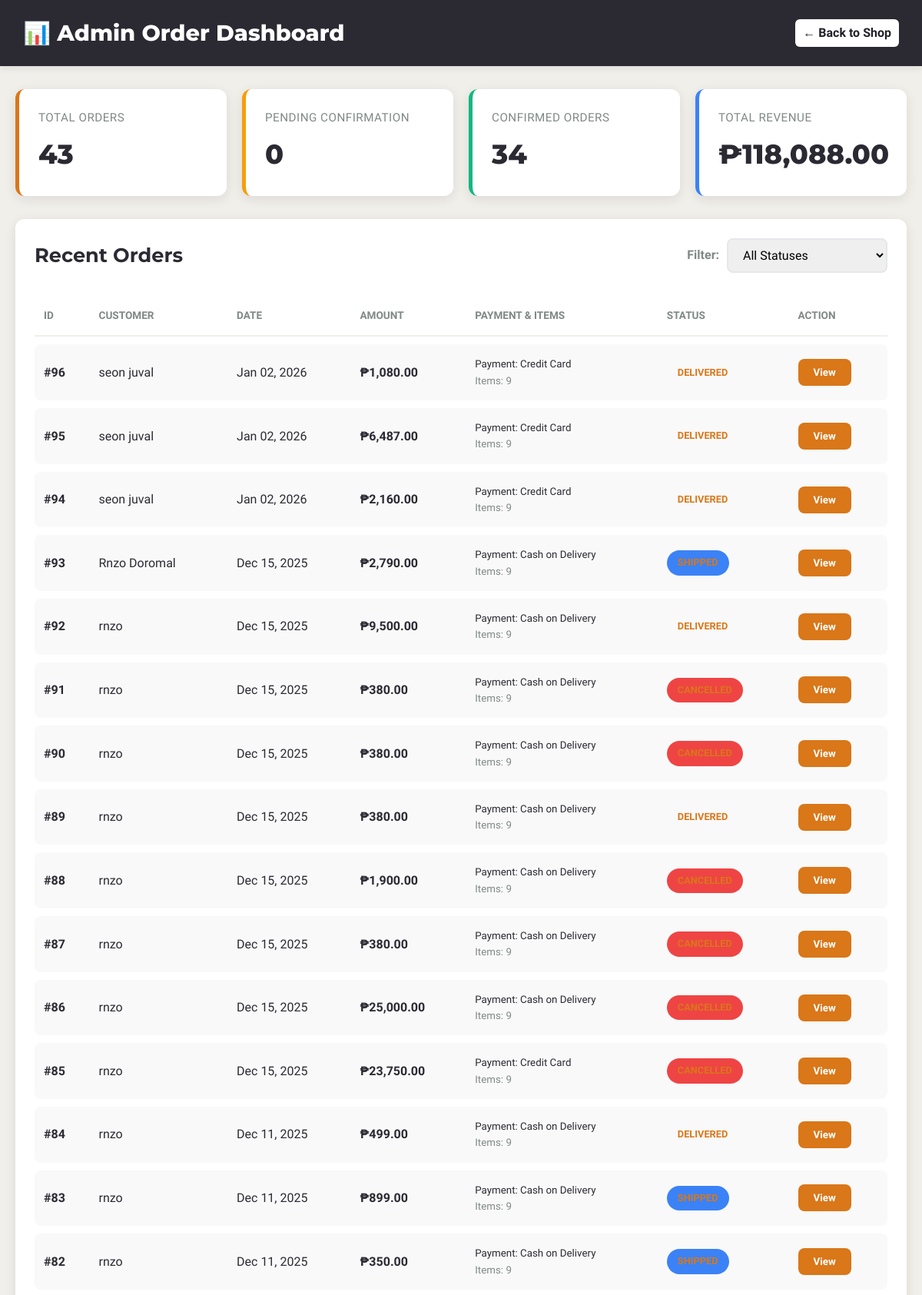
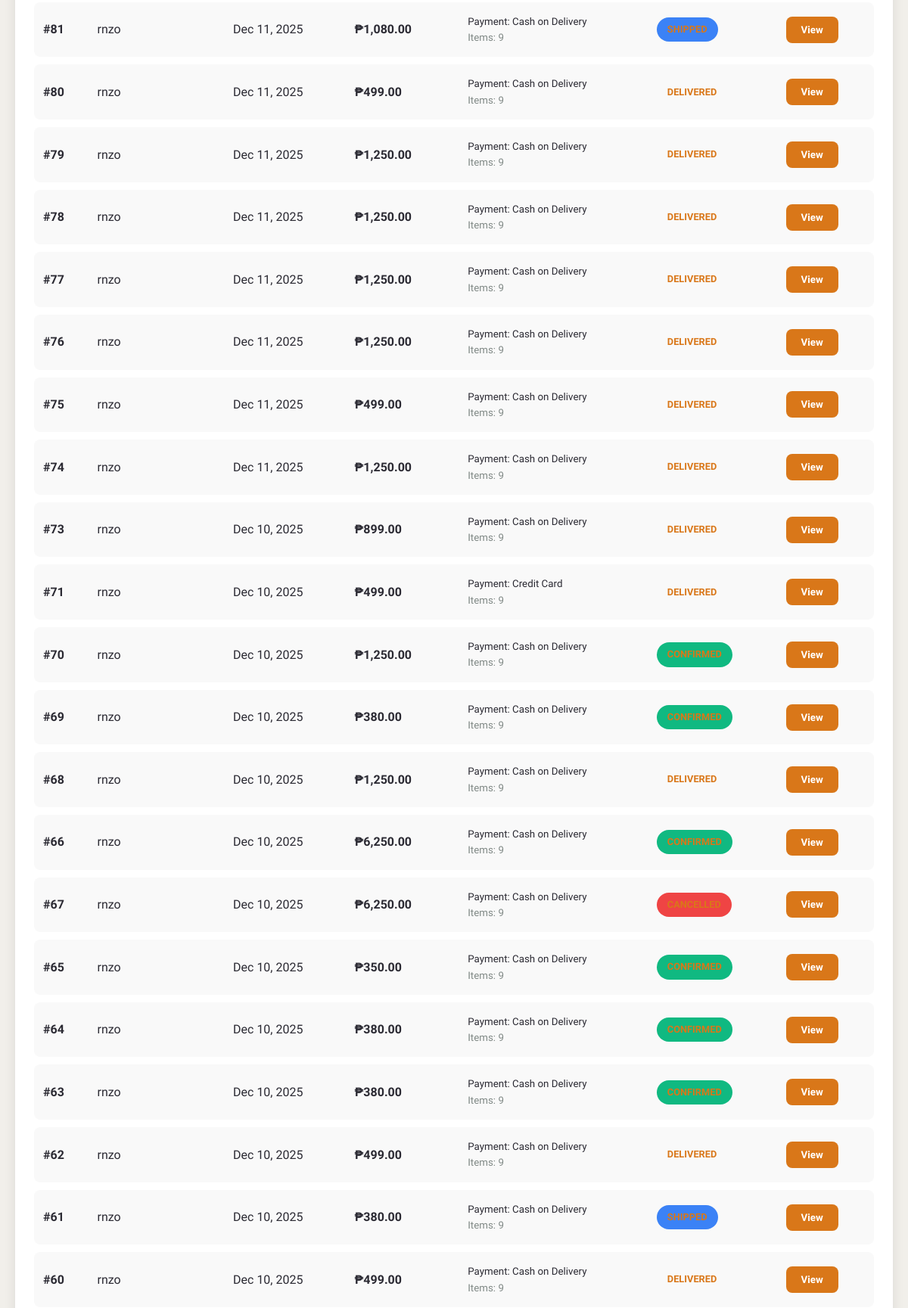
Page /orderdash.php (signed in, upper part) on the committed database (2 pictures, top to bottom).
### tables this page shows
CREATE TABLE `payment` (
  `Payment_ID` int(11) NOT NULL,
  `Order_ID` int(11) NOT NULL,
  `User_ID` int(11) DEFAULT NULL,
  `Customer_Name` varchar(255) DEFAULT NULL,
  `Method` varchar(255) NOT NULL,
  `Quantity` int(11) NOT NULL,
  `Price` int(11) NOT NULL,
  `Amount` int(11) NOT NULL,
  `Total_Amount` decimal(10,2) DEFAULT NULL,
  `Status` varchar(255) NOT NULL,
  `Order_Status` varchar(100) DEFAULT NULL,
  `Reference_Num` varchar(255) NOT NULL,
  `Order_Details` text DEFAULT NULL,
  `Shipping_Address` text DEFAULT NULL,
  `Order_Date` datetime DEFAULT NULL
);

### orderdash.php (the view, shortened to what this page needs)
<?php
include 'db_connect.php';
$orders = [];
try {
    $sql = "SELECT p.*, u.Name AS UserName, u.Email AS UserEmail
            FROM payment p
            LEFT JOIN user u ON p.User_ID = u.User_ID
            ORDER BY p.Order_Date DESC";
    $stmt = $pdo->query($sql);
    $orders = $stmt->fetchAll(PDO::FETCH_ASSOC);
} catch (PDOException $e) {
    error_log("Error fetching orders: " . $e->getMessage());
    $error_message = "Could not load orders. Database error: " . $e->getMessage();
}
?>
<!DOCTYPE html>
<html lang="en">
<head>
</head>
<body>
    <div class="dashboard-header">
      <span class="header-title">📊 Admin Order Dashboard</span>
              <a href="dashboard.php" style="color: #23202a; text-decoration:none; background-color: white; padding: 5px 10px; border-radius: 6px; font-weight: 600;">&larr; Back to Shop</a>
    </div>
    <div class="dashboard-container">
      <div class="stats-grid">
        <div class="stat-card total">
          <div class="stat-title">Total Orders</div>
          <div class="stat-value" id="totalCount">0</div>
        </div>
        <div class="stat-card pending">
          <div class="stat-title">Pending Confirmation</div>
          <div class="stat-value" id="pendingCount">0</div>
        </div>
        <div class="stat-card confirmed">
          <div class="stat-title">Confirmed Orders</div>
          <div class="stat-value" id="confirmedCount">0</div>
        </div>
        <div class="stat-card shipped">
          <div class="stat-title">Total Revenue</div>
          <div class="stat-value" id="revenueTotal">₱0.00</div>
        </div>
      </div>
      <div class="order-table-section">
        <div class="table-header">
          <h2 class="table-title">Recent Orders</h2>
          <div class="filter-group">
            <label for="statusFilter">Filter:</label>
            <select id="statusFilter" onchange="applyFilters()">
              <option value="All">All Statuses</option>
            </select>
          </div>
        </div>
        <table class="order-table">
          <thead>
            <tr>
              <th>ID</th>
              <th>Customer</th>
              <th>Date</th>
              <th>Amount</th>
              <th>Payment & Items</th>
              <th>Status</th>
              <th>Action</th>
            </tr>
          </thead>
          <tbody id="orderTableBody">
            <?php if (!empty($orders)): ?>
                <?php foreach ($orders as $order):
                    $order_details = json_decode($order['Order_Details'] ?? '[]', true);
                    $item_count = is_array($order_details) ? count($order_details) : 0;
                    $order_status = $order['Order_Status'] ?? 'Unknown';
                    $status_class = strtolower(str_replace(' ', '-', $order_status));
                    $order_date = 'N/A';
                    if (!empty($order['Order_Date'])) {
                        try {
                            $date_obj = new DateTime($order['Order_Date']);
                            $order_date = $date_obj->format('M d, Y');
                        } catch (Exception $e) {
                            $order_date = $order['Order_Date'];
                        }
                    }
                    $customer_name = $order['Customer_Name'] ?? $order['UserName'] ?? 'Unknown';
                ?>
                <tr data-status="<?= htmlspecialchars($order_status) ?>">
                    <td><strong>#<?= htmlspecialchars($order['Payment_ID']) ?></strong></td>
                    <td><?= htmlspecialchars($customer_name) ?></td>
                    <td><?= htmlspecialchars($order_date) ?></td>
                    <td><strong>₱<?= number_format($order['Total_Amount'] ?? 0, 2) ?></strong></td>
                    <td>
                        <small style="display: block;">Payment: <?= htmlspecialchars($order['Method'] ?? 'N/A') ?></small>
                        <small style="display: block; color: var(--color-muted);">Items: <?= htmlspecialchars($item_count) ?></small>
                    </td>
                    <td>
                        <span class="status-tag status-<?= $status_class ?>">
                            <?= htmlspecialchars($order_status) ?>
                        </span>
                    </td>
                    <td>
                        <button class="btn-view" onclick='openDetailsModal(<?= htmlspecialchars(json_encode($order), ENT_QUOTES, 'UTF-8') ?>)'>
                             View
                        </button>
                    </td>
                </tr>
                <?php endforeach; ?>
            <?php endif; ?>
          </tbody>
        </table>
      </div>
    </div>
  </body>
</html>)

### orderdash.php (style rules this page uses)
:root { --color-primary: #d97719; --color-accent: #b45309; --color-bg: #f1efea; --color-muted: #808986; --color-dark: #2b2a33; --color-white: #ffffff; --shadow-dark: rgba(35,32,42,0.10); --status-pending: #f59e0b; --status-confirmed: #10b981; --status-shipped: #3b82f6; --status-cancelled: #ef4444; }
* { margin: 0; padding: 0; box-sizing: border-box; }
body { font-family: 'Hind Guntur', sans-serif; background-color: var(--color-bg); color: var(--color-dark); line-height: 1.6; }
.dashboard-header { background-color: var(--color-dark); color: var(--color-white); padding: 20px 30px; display: flex; justify-content: space-between; align-items: center; box-shadow: 0 2px 10px var(--shadow-dark); }
.header-title { font-family: 'Montserrat', sans-serif; font-weight: 800; font-size: 1.8rem; }
.dashboard-container { max-width: 1400px; margin: 30px auto; padding: 0 20px; }
.stats-grid { display: grid; grid-template-columns: repeat(auto-fit, minmax(250px, 1fr)); gap: 20px; margin-bottom: 30px; }
.stat-card { background: var(--color-white); padding: 25px; border-radius: 12px; box-shadow: 0 4px 15px var(--shadow-dark); transition: transform 0.3s; }
.stat-title { color: var(--color-muted); font-size: 0.95rem; margin-bottom: 8px; text-transform: uppercase; letter-spacing: 0.5px; }
.stat-value { font-family: 'Montserrat', sans-serif; font-weight: 800; font-size: 2.2rem; color: var(--color-dark); }
.stat-card.pending { border-left: 5px solid var(--status-pending); }
.stat-card.confirmed { border-left: 5px solid var(--status-confirmed); }
.stat-card.shipped { border-left: 5px solid var(--status-shipped); }
.stat-card.total { border-left: 5px solid var(--color-primary); }
.order-table-section { background: var(--color-white); padding: 25px; border-radius: 12px; box-shadow: 0 4px 15px var(--shadow-dark); }
.table-header { display: flex; justify-content: space-between; align-items: center; margin-bottom: 20px; }
.table-title { font-family: 'Montserrat', sans-serif; font-weight: 700; font-size: 1.6rem; }
.filter-group { display: flex; align-items: center; gap: 10px; }
.filter-group label { font-weight: 600; color: var(--color-muted); }
.filter-group select { padding: 10px 15px; border: 2px solid #e5e7eb; border-radius: 8px; font-size: 1rem; font-family: 'Hind Guntur', sans-serif; cursor: pointer; transition: all 0.3s; }
.order-table { width: 100%; border-collapse: separate; border-spacing: 0 10px; }
.order-table th { text-align: left; padding: 15px 12px; color: var(--color-muted); font-size: 0.85rem; text-transform: uppercase; font-weight: 600; border-bottom: 2px solid var(--color-bg); }
.order-table td { padding: 15px 12px; background: #f9f9f9; }
.order-table tbody tr { transition: all 0.3s; }
.order-table tbody tr td:first-child { border-radius: 8px 0 0 8px; }
.order-table tbody tr td:last-child { border-radius: 0 8px 8px 0; }
.status-tag { display: inline-block; padding: 6px 14px; border-radius: 20px; font-size: 0.8rem; font-weight: 600; text-transform: uppercase; color: var(--color-primary); }
.status-confirmed { background-color: var(--status-confirmed); }
.status-shipped { background-color: var(--status-shipped); }
.status-cancelled { background-color: var(--status-cancelled); }
.btn-view { background-color: var(--color-primary); color: white; border: none; padding: 10px 20px; border-radius: 8px; cursor: pointer; font-weight: 600; font-family: 'Hind Guntur', sans-serif; transition: all 0.3s; }

### rows in the picture
payment: Payment_ID "96", Customer_Name "seon juval", Order_Date "Jan 02, 2026", Total_Amount "1,080.00", Method "Credit Card", Order_Details "9", Order_Status "DELIVERED"
payment: Payment_ID "95", Customer_Name "seon juval", Order_Date "Jan 02, 2026", Total_Amount "6,487.00", Method "Credit Card", Order_Details "9", Order_Status "DELIVERED"
payment: Payment_ID "94", Customer_Name "seon juval", Order_Date "Jan 02, 2026", Total_Amount "2,160.00", Method "Credit Card", Order_Details "9", Order_Status "DELIVERED"
payment: Payment_ID "93", Customer_Name "Rnzo Doromal", Order_Date "Dec 15, 2025", Total_Amount "2,790.00", Method "Cash on Delivery", Order_Details "9"
payment: Payment_ID "92", Customer_Name "rnzo", Order_Date "Dec 15, 2025", Total_Amount "9,500.00", Method "Cash on Delivery", Order_Details "9", Order_Status "DELIVERED"
payment: Payment_ID "91", Customer_Name "rnzo", Order_Date "Dec 15, 2025", Total_Amount "380.00", Method "Cash on Delivery", Order_Details "9", Order_Status "CANCELLED"
payment: Payment_ID "90", Customer_Name "rnzo", Order_Date "Dec 15, 2025", Total_Amount "380.00", Method "Cash on Delivery", Order_Details "9", Order_Status "CANCELLED"
payment: Payment_ID "89", Customer_Name "rnzo", Order_Date "Dec 15, 2025", Total_Amount "380.00", Method "Cash on Delivery", Order_Details "9", Order_Status "DELIVERED"
payment: Payment_ID "88", Customer_Name "rnzo", Order_Date "Dec 15, 2025", Total_Amount "1,900.00", Method "Cash on Delivery", Order_Details "9", Order_Status "CANCELLED"
payment: Payment_ID "87", Customer_Name "rnzo", Order_Date "Dec 15, 2025", Total_Amount "380.00", Method "Cash on Delivery", Order_Details "9", Order_Status "CANCELLED"
payment: Payment_ID "86", Customer_Name "rnzo", Order_Date "Dec 15, 2025", Total_Amount "25,000.00", Method "Cash on Delivery", Order_Details "9", Order_Status "CANCELLED"
payment: Payment_ID "85", Customer_Name "rnzo", Order_Date "Dec 15, 2025", Total_Amount "23,750.00", Method "Credit Card", Order_Details "9", Order_Status "CANCELLED"
payment: Payment_ID "84", Customer_Name "rnzo", Order_Date "Dec 11, 2025", Total_Amount "499.00", Method "Cash on Delivery", Order_Details "9", Order_Status "DELIVERED"
payment: Payment_ID "83", Customer_Name "rnzo", Order_Date "Dec 11, 2025", Total_Amount "899.00", Method "Cash on Delivery", Order_Details "9"
payment: Payment_ID "82", Customer_Name "rnzo", Order_Date "Dec 11, 2025", Total_Amount "350.00", Method "Cash on Delivery", Order_Details "9"
payment: Payment_ID "81", Customer_Name "rnzo", Order_Date "Dec 11, 2025", Total_Amount "1,080.00", Method "Cash on Delivery", Order_Details "9"
payment: Payment_ID "80", Customer_Name "rnzo", Order_Date "Dec 11, 2025", Total_Amount "499.00", Method "Cash on Delivery", Order_Details "9", Order_Status "DELIVERED"
payment: Payment_ID "79", Customer_Name "rnzo", Order_Date "Dec 11, 2025", Total_Amount "1,250.00", Method "Cash on Delivery", Order_Details "9", Order_Status "DELIVERED"
payment: Payment_ID "78", Customer_Name "rnzo", Order_Date "Dec 11, 2025", Total_Amount "1,250.00", Method "Cash on Delivery", Order_Details "9", Order_Status "DELIVERED"
payment: Payment_ID "77", Customer_Name "rnzo", Order_Date "Dec 11, 2025", Total_Amount "1,250.00", Method "Cash on Delivery", Order_Details "9", Order_Status "DELIVERED"
payment: Payment_ID "76", Customer_Name "rnzo", Order_Date "Dec 11, 2025", Total_Amount "1,250.00", Method "Cash on Delivery", Order_Details "9", Order_Status "DELIVERED"
payment: Payment_ID "75", Customer_Name "rnzo", Order_Date "Dec 11, 2025", Total_Amount "499.00", Method "Cash on Delivery", Order_Details "9", Order_Status "DELIVERED"
payment: Payment_ID "74", Customer_Name "rnzo", Order_Date "Dec 11, 2025", Total_Amount "1,250.00", Method "Cash on Delivery", Order_Details "9", Order_Status "DELIVERED"
payment: Payment_ID "73", Customer_Name "rnzo", Order_Date "Dec 10, 2025", Total_Amount "899.00", Method "Cash on Delivery", Order_Details "9", Order_Status "DELIVERED"
payment: Payment_ID "71", Customer_Name "rnzo", Order_Date "Dec 10, 2025", Total_Amount "499.00", Method "Credit Card", Order_Details "9", Order_Status "DELIVERED"
payment: Payment_ID "70", Customer_Name "rnzo", Order_Date "Dec 10, 2025", Total_Amount "1,250.00", Method "Cash on Delivery", Order_Details "9"
payment: Payment_ID "69", Customer_Name "rnzo", Order_Date "Dec 10, 2025", Total_Amount "380.00", Method "Cash on Delivery", Order_Details "9"
payment: Payment_ID "68", Customer_Name "rnzo", Order_Date "Dec 10, 2025", Total_Amount "1,250.00", Method "Cash on Delivery", Order_Details "9", Order_Status "DELIVERED"
payment: Payment_ID "66", Customer_Name "rnzo", Order_Date "Dec 10, 2025", Total_Amount "6,250.00", Method "Cash on Delivery", Order_Details "9"
payment: Payment_ID "67", Customer_Name "rnzo", Order_Date "Dec 10, 2025", Total_Amount "6,250.00", Method "Cash on Delivery", Order_Details "9", Order_Status "CANCELLED"
payment: Payment_ID "65", Customer_Name "rnzo", Order_Date "Dec 10, 2025", Total_Amount "350.00", Method "Cash on Delivery", Order_Details "9"
payment: Payment_ID "64", Customer_Name "rnzo", Order_Date "Dec 10, 2025", Total_Amount "380.00", Method "Cash on Delivery", Order_Details "9"
payment: Payment_ID "63", Customer_Name "rnzo", Order_Date "Dec 10, 2025", Total_Amount "380.00", Method "Cash on Delivery", Order_Details "9"
payment: Payment_ID "62", Customer_Name "rnzo", Order_Date "Dec 10, 2025", Total_Amount "499.00", Method "Cash on Delivery", Order_Details "9", Order_Status "DELIVERED"
payment: Payment_ID "61", Customer_Name "rnzo", Order_Date "Dec 10, 2025", Total_Amount "380.00", Method "Cash on Delivery", Order_Details "9"
payment: Payment_ID "60", Customer_Name "rnzo", Order_Date "Dec 10, 2025", Total_Amount "499.00", Method "Cash on Delivery", Order_Details "9", Order_Status "DELIVERED"
